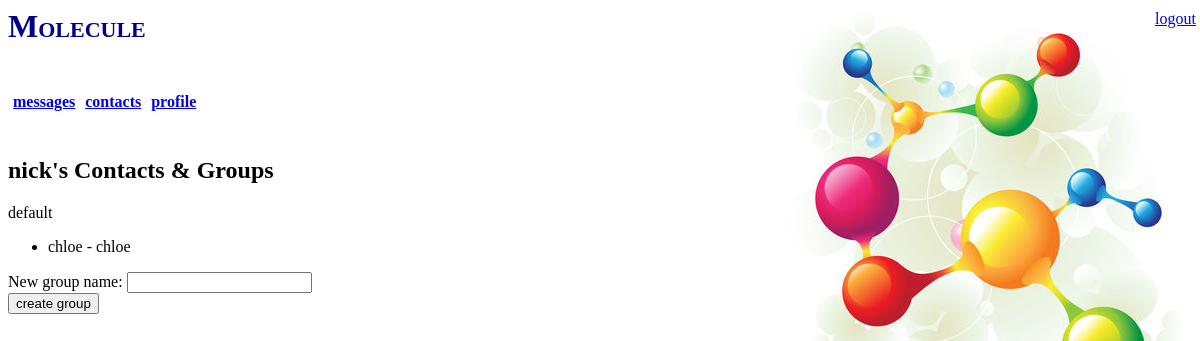
The app's page /groups/ (signed in), older data.
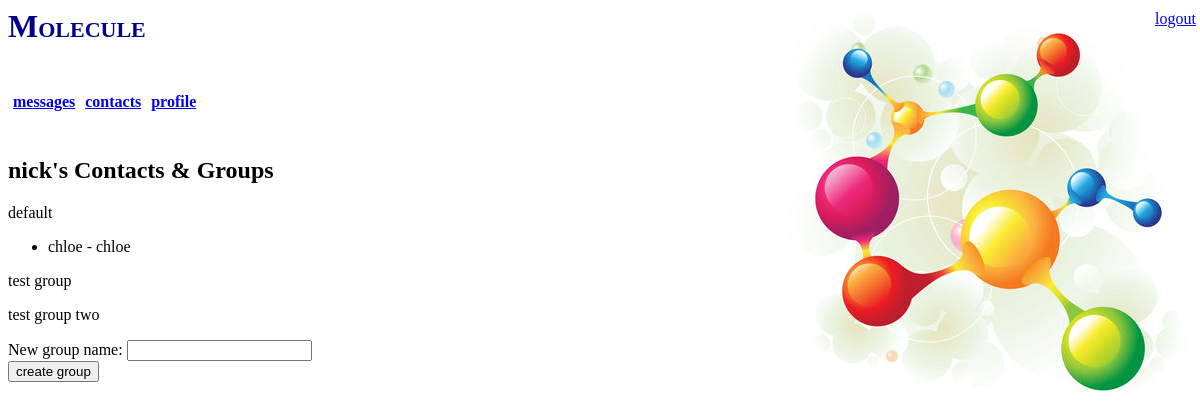
The same page, newer data.
### molecule/models.py (models this page shows)
class Group(models.Model):
    name = models.CharField(max_length=200)
    user = models.ForeignKey(User, on_delete=models.CASCADE)
    contacts = models.ManyToManyField(User, related_name='contact_groups', blank=True)

### molecule/views.py (the view)
# urls.py: url(r'^groups/', views.groups, name='groups'),
@login_required
def groups(request):                # the name of this link is "contacts"
    if request.method == 'POST':
        new_group = Group(name=request.POST['group_name'], user=request.user)   # create new group
        new_group.save()
    groups = Group.objects.filter(user=request.user)
    return render(request, 'molecule/groups.html', {'groups': groups})

### molecule/templates/molecule/groups.html (shortened to what this page needs)
{% extends 'molecule/loggedin_base.html' %}
{% block content_page %}
    <h2>{{user.username}}'s Contacts & Groups</h2>
    <div>
        {% for group in groups %}
        <p>{{group.name}}</p>
        <ul>
            {% for contact in group.contacts.all %}
                <li>
                   {{ contact.username }} - {{contact.first_name}} {{contact.last_name}}
                </li>
            {% endfor %}
        </ul>
        {% endfor %}
    </div>
<form action="" method="post">
    New group name: <input type="text" name="group_name"/> <br/>
    <button type="submit">create group</button><br/>
</form>
{% endblock %}

### molecule/templates/molecule/loggedin_base.html
{% extends 'molecule/base.html' %}
{% load static %}
{% block content %}
<div id="header">
    {% block sidebar %}
    <h1>Molecule</h1>
    {% endblock %}
</div>
<div id="log_out">
    <a href="{% url 'molecule:logout' %}">logout</a>
</div>
<div id="navigation">
    <h4><a href="{% url 'molecule:messages' %}">messages</a></h4>
    <h4><a href="{% url 'molecule:groups' %}">contacts</a></h4>
    <h4><a href="{% url 'molecule:redirect_profile' %}">profile</a></h4>
</div>
<div id="content">
    {% block content_page %}
    {% endblock %}
</div>
{% endblock %}

### molecule/templates/molecule/base.html (shortened to what this page needs)
{% load static %}
<head>
</head>
<link rel="stylesheet" type="text/css" href="{% static 'molecule/style.css' %}"/>
{% block content %}
{% endblock %}

### molecule/static/molecule/style.css (style rules this page uses)
h1 { font-variant: small-caps; font-size: xx-large; color: darkblue; }
#log_out { position:absolute; left:100%; transform:translateX(-110%); top:10px; }
#navigation { display: flex; flex-direction: row; }
h4 { padding: 5px; }

Row changes from the older to the newer data that the page shows:
added Group: name "test group"
added Group: name "test group two"
